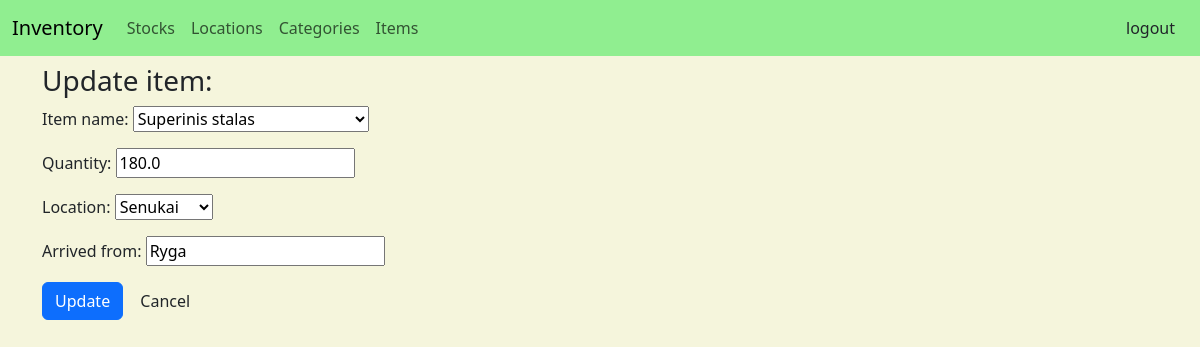
The app's page /item/19/edit (signed in) with its own data.
### items/models.py (models this page shows, shortened)
class BaseModel(models.Model):
    objects = models.Manager()
    class Meta:
        abstract = True

class Item(BaseModel):
    quantity = models.FloatField()
    item_type = models.ForeignKey(ItemType, on_delete=models.PROTECT, related_name='item_name', null=True, verbose_name='Item name')
    created_on = models.DateTimeField(default=django.utils.timezone.now, blank=True)
    created_by = models.ForeignKey(User, on_delete=models.DO_NOTHING, related_name='items')
    location = models.ForeignKey(Location, on_delete=models.SET_NULL, related_name='location', null=True, blank=True)
    from_location = models.CharField(max_length=128, default="", verbose_name="Arrived from")

### items/views.py (the view, shortened to what this page needs)
# urls.py: path('item/<int:pk>/edit', views.ItemEditView.as_view(), name='edit_item'),
class ItemEditView(LoginRequiredMixin, UserPassesTestMixin, generic.UpdateView):
    model = Item
    fields = ['item_type', 'quantity', 'location', 'from_location']
    success_url = '/items'
    template_name = 'items/edit.html'
    def test_func(self):
        item = self.get_object()
        return self.request.user == item.created_by or self.request.user.has_perm('items.change_item')

### items/models.py (called while the page is built)
    def __str__(self):
        return f'{self.name}'

    def __str__(self):
        return f'{self.title}'

### items/Templates/items/edit.html (shortened to what this page needs)
{% extends "base.html" %}
{% block content %}
<h3> Update item: {{ item.title }} </h3>
<div>
    <form action="" method="post">
        {{ form.as_p }}
        <button class="btn btn-primary" type="submit">Update</button>
        <a class="btn btn-cancel" href="{% url 'items:view_item' item.id %}" role= "button">Cancel</a>
    </form>
</div>
{% endblock %}

### records on screen
Item: item_type "Superinis stalas", quantity "180.0", location "Senukai", from_location "Ryga"
